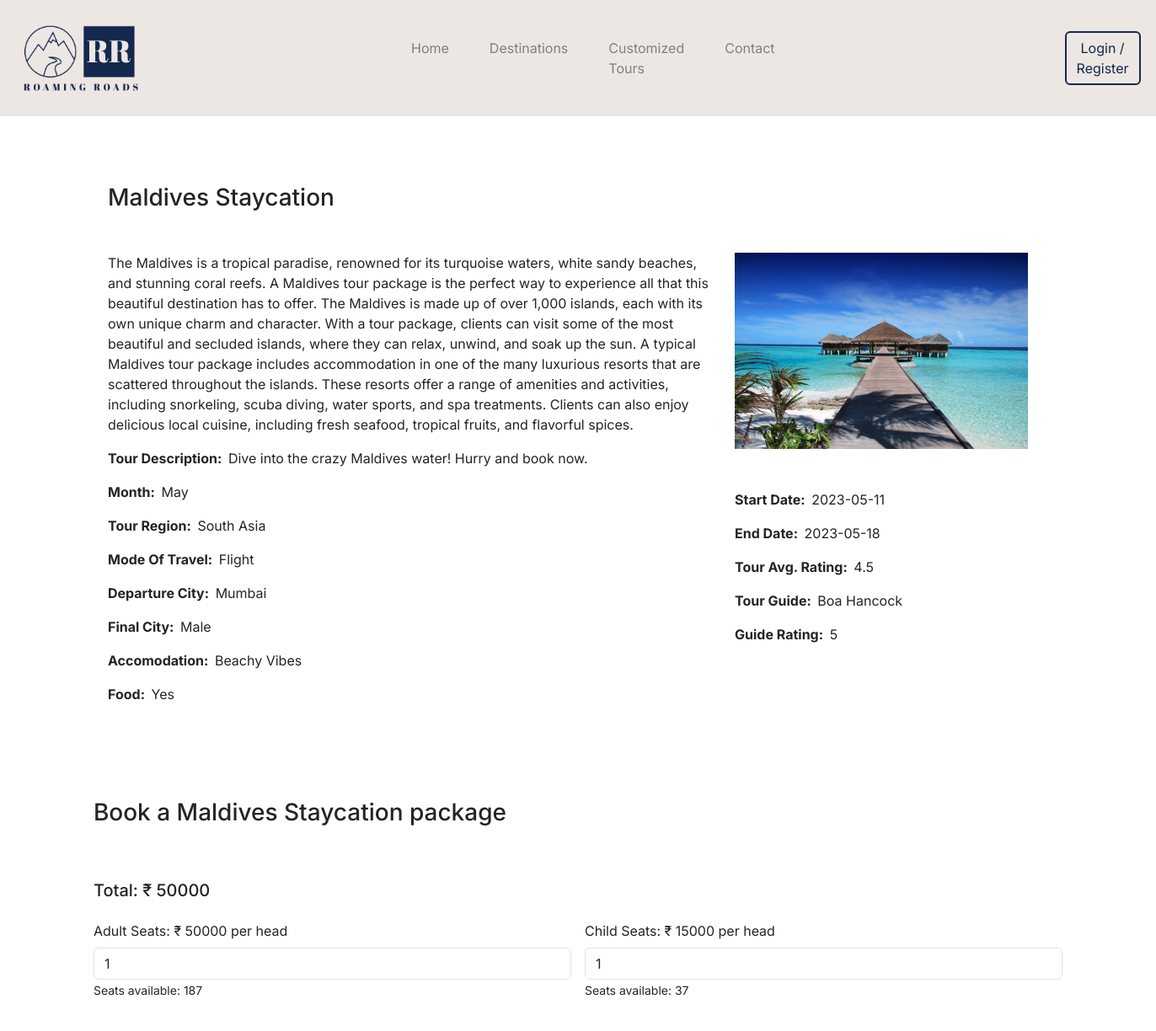
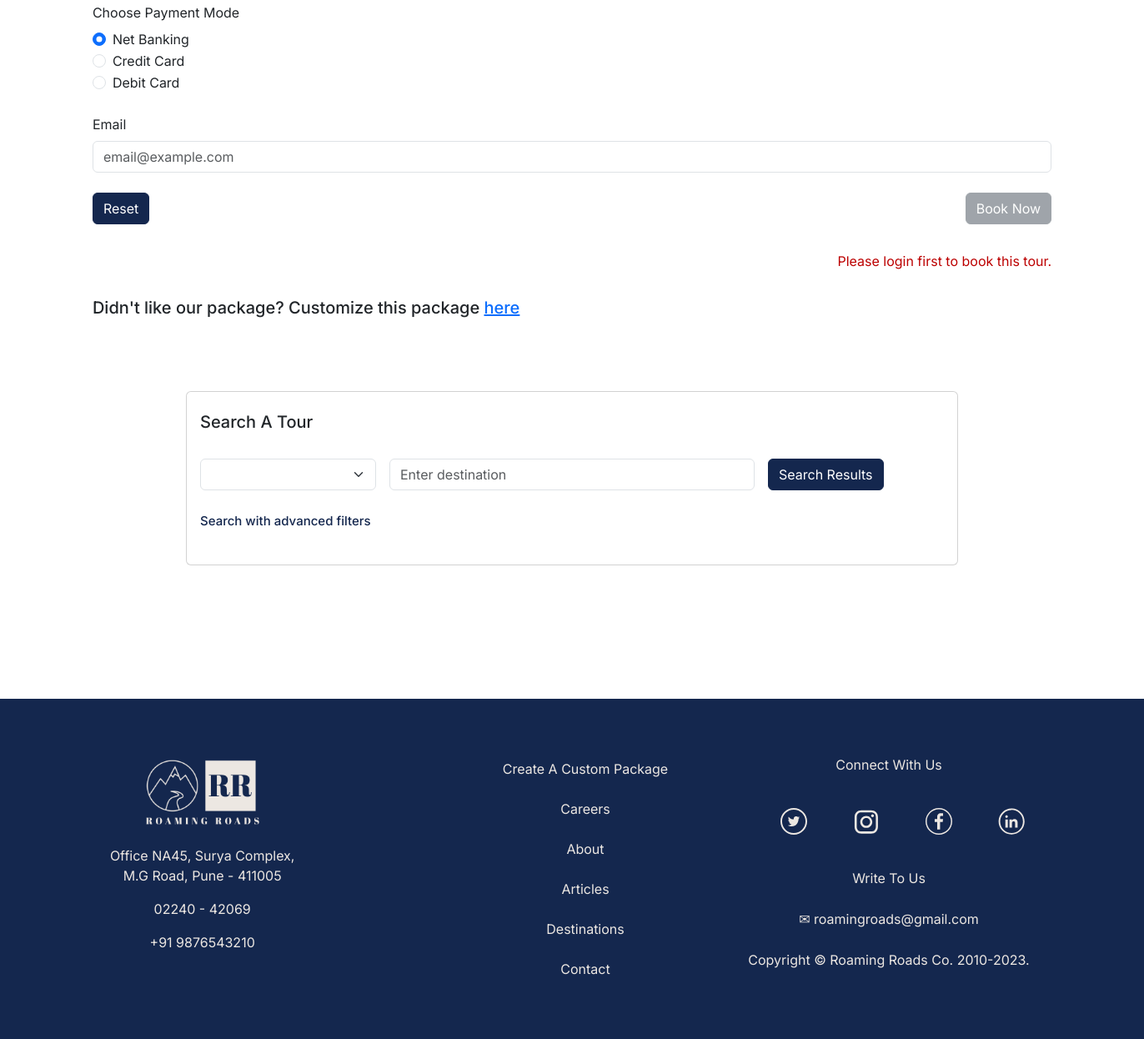
Page /PHP/bookTour.php?tour_title=Maldives+Staycation on the committed database (2 pictures, top to bottom).
### tables this page shows
CREATE TABLE IF NOT EXISTS `tours` (
  `tour_id` int NOT NULL AUTO_INCREMENT,
  `tour_title` varchar(30) NOT NULL,
  `tour_dest` varchar(20) NOT NULL,
  `tour_region` varchar(20) NOT NULL,
  `tour_price` int NOT NULL,
  `tour_desc` varchar(100) NOT NULL,
  `tour_long_desc` varchar(1000) NOT NULL,
  `tour_month` varchar(20) NOT NULL,
  `tour_start_date` date NOT NULL,
  `tour_end_date` date NOT NULL,
  `tour_avg_rating` float NOT NULL,
  `food_provided` varchar(3) NOT NULL,
  `tour_img` varchar(150) NOT NULL,
  PRIMARY KEY (`tour_id`)
);

CREATE TABLE IF NOT EXISTS `travel` (
  `travel_id` int NOT NULL AUTO_INCREMENT,
  `tour_id` int NOT NULL,
  `travel_type` varchar(20) NOT NULL,
  PRIMARY KEY (`travel_id`),
  KEY `INDEX` (`tour_id`)
);

CREATE TABLE IF NOT EXISTS `flight` (
  `flight_id` int NOT NULL AUTO_INCREMENT,
  `tour_id` int NOT NULL,
  `total_seats` int NOT NULL,
  `adult_seats` int NOT NULL,
  `available_adult_seats` int NOT NULL,
  `child_seats` int NOT NULL,
  `available_child_seats` int NOT NULL,
  `dept_city` varchar(20) NOT NULL,
  `final_city` varchar(20) NOT NULL,
  `final_city_opt` varchar(30) NOT NULL,
  PRIMARY KEY (`flight_id`),
  KEY `INDEX` (`tour_id`)
);

CREATE TABLE IF NOT EXISTS `accomodation` (
  `hotel_id` int NOT NULL AUTO_INCREMENT,
  `tour_id` int NOT NULL,
  `hotel_name` varchar(30) NOT NULL,
  PRIMARY KEY (`hotel_id`),
  KEY `tour_id` (`tour_id`),
  KEY `hotel_name` (`hotel_name`)
);

CREATE TABLE IF NOT EXISTS `tour_guide` (
  `guide_id` int NOT NULL AUTO_INCREMENT,
  `tour_id` int NOT NULL,
  `guide_fname` varchar(20) NOT NULL,
  `guide_lname` varchar(20) NOT NULL,
  `guide_rating` int NOT NULL,
  `guide_email` varchar(20) NOT NULL,
  `guide_ph_no` bigint NOT NULL,
  PRIMARY KEY (`guide_id`),
  KEY `INDEX` (`tour_id`)
);

### PHP/bookTour.php (the view, shortened to what this page needs)
<!DOCTYPE html>
<html lang="en">
<head>
    <?php
    include 'general.php';
    ?>
    <link rel="stylesheet" href="../CSS/bookTour.css" />
</head>
<body>
    <?php
    include 'header.php';
    $tourTitle = $_GET['tour_title'];
    require_once 'connection.php';
    $getTourDetails = "select * from tours where tour_title = '$tourTitle'";
    $res = $conn->query($getTourDetails);
    $tourDetails = mysqli_fetch_assoc($res);
    $adultCost = (int)$tourDetails['tour_price'];
    $childCost = 0.3 * $adultCost;
    $tourID = $tourDetails["tour_id"];
    $getTravelDetails = "select * from travel where tour_id='$tourID'";
    $res2 = $conn->query($getTravelDetails);
    $travelDetails = mysqli_fetch_assoc($res2);
    $travelMode = $travelDetails['travel_type'];
    $getModeDetails = "select * from $travelMode where tour_id = '$tourID'";
    $modeRes = $conn->query($getModeDetails);
    $modeDetails = mysqli_fetch_assoc($modeRes);
    $getGuideDetails = "select * from tour_guide where tour_id = '$tourID'";
    $guideRes = $conn->query($getGuideDetails);
    $guideDetails = mysqli_fetch_assoc($guideRes);
    $hotelDetails = "select * from accomodation where tour_id = '$tourID'";
    $hotelRes = $conn -> query($hotelDetails);
    $hotel = mysqli_fetch_assoc($hotelRes);
    $getPackage = "select * from package where tour_id = '$tourID'";
    $packageRes = $conn->query($getPackage);
    $package = mysqli_fetch_assoc($packageRes);
    ?>
    <div class="container details-container">
        <div class="row align-items-start">
            <div class="row">
                <h3 class="tour-title"><?php echo $tourTitle; ?></h3>
            </div>
            <div class="row">
                <div class="col-8">
                    <p><?php echo $tourDetails['tour_long_desc']; ?></p>
                    <p><b>Tour Description: &nbsp;</b><?php echo $tourDetails['tour_desc']; ?></p>
                    <p><b>Month: &nbsp;</b><?php echo $tourDetails['tour_month']; ?></p>
                    <p><b>Tour Region: &nbsp;</b><?php echo $tourDetails['tour_region']; ?></p>
                    <p><b>Mode Of Travel: &nbsp;</b><span class="travel-mode"><?php echo ucfirst($travelDetails['travel_type']); ?></span></p>
                    <p><b>Departure City: &nbsp;</b><?php echo $modeDetails['dept_city']; ?></p>
                    <p><b>Final City: &nbsp;</b><?php echo $modeDetails['final_city']; ?></p>
                    <p><b>Accomodation: &nbsp;</b><?php echo $hotel['hotel_name']; ?></p>
                    <p><b>Food: &nbsp;</b><?php echo $tourDetails['food_provided']; ?></p>
                </div>
                <div class="col">
                    <img src="../<?php echo $tourDetails['tour_img']; ?>" class="img-fluid" alt="<?php echo $tourTitle; ?>">
                    <div class="tour-desc mt-5">
                        <p><b>Start Date: &nbsp;</b><?php echo $tourDetails['tour_start_date']; ?></p>
                        <p><b>End Date: &nbsp;</b><?php echo $tourDetails['tour_end_date']; ?></p>
                        <p><b>Tour Avg. Rating: &nbsp;</b><?php echo $tourDetails['tour_avg_rating']; ?></p>
                        <p><b>Tour Guide: &nbsp;</b><?php echo $guideDetails['guide_fname'] . " " . $guideDetails['guide_lname']; ?></p>
                        <p><b>Guide Rating: &nbsp;</b><?php echo $guideDetails['guide_rating']; ?></p>
                    </div>
                </div>
            </div>
        </div>
    </div>
    <form method="POST" action="processBooking.php?tour_id=<?php echo $tourID ?>" id="book-form" class="row g-3">
        <h3>Book a <?php echo $tourTitle; ?> package</h3>
        <h5>Total: &#8377;<span class="total-cost"> <?php echo $adultCost ?></span></h5>
        <div class="col-md-6">
            <label for="adult-seats" class="form-label">Adult Seats: &#8377;<span class="adult-seat-cost"> <?php echo $adultCost ?></span> per head</label>
            <input type="number" class="form-control" id="adult-seats" name="adult-seats" placeholder="1" min="1" max="<?php echo $modeDetails['available_adult_seats'] ?>" value="1" onchange="updatePrice(totalAdultSeats, totalChildSeats)">
            <p><small>Seats available: <span class="adult-available-seats"><?php echo $modeDetails['available_adult_seats'] ?></span></small></p>
        </div>
        <div class="col-md-6">
        <?php if ($package['pack_type'] == "Couples Tour") {
            ?>
            <label for="child-seats" class="form-label">Child Seats not available for couples tour</label>
            <input type="number" class="form-control" disabled />
            <?php
            } else {
            ?>
            <label for="child-seats" class="form-label">Child Seats: &#8377; <span class="child-seat-cost"><?php echo $childCost ?></span> per head</label>
            <input type="number" class="form-control" id="child-seats" name="child-seats" placeholder="0" min="0" max="<?php echo $modeDetails['available_child_seats'] ?>" onchange="updatePrice(totalAdultSeats, totalChildSeats)" value="1">
            <p><small>Seats available: <span class="child-available-seats"><?php echo $modeDetails['available_child_seats'] ?></span></small></p>
            <?php
            }
            ?>
        </div>
        <div class="col-md-6 payment-container mt-4">
            <span>Choose Payment Mode</span>
            <div class="form-check mt-2">
                <input class="form-check-input" type="radio" name="payment-mode" id="net-banking" checked value="Net Banking">
                <label class="form-check-label" for="net-banking">Net Banking</label>
            </div>
            <div class="form-check">
                <input class="form-check-input" type="radio" name="payment-mode" id="credit-card" value="Credit Card">
                <label class="form-check-label" for="credit-card">
                    Credit Card
                </label>
            </div>
            <div class="form-check">
                <input class="form-check-input" type="radio" name="payment-mode" id="debit-card" value="Debit Card">
                <label class="form-check-label" for="debit-card">
                    Debit Card
                </label>
            </div>
        </div>
        <div class="col-md-12 mt-4">
            <label for="email" class="form-label">Email</label>
            <input type="email" name="email" class="form-control" id="email" placeholder="email@example.com" required>
        </div>
        <div class="btn-container mt-4">
            <button type="reset" class="btn btn-primary mb-3">Reset</button>
            <?php if (isset($_SESSION['user_id'])) {
            ?>
                <button type="submit" class="btn btn-primary mb-3 submit-btn">Book Now</button>
            <?php
            } else {
            ?>
                <button type="submit" class="btn btn-secondary mb-3 submit-btn" disabled>Book Now</button>
            <?php
            }
            ?>
        </div>
        <div class="col-md-12 warning-container">
            <?php if (!isset($_SESSION['user_id'])) {
            ?>
                <p class="warning-text">Please login first to book this tour.</p>
            <?php
            }
            ?>
        </div>
        <h5>Didn't like our package? Customize this package <a href="customTour.php?tour_title=<?php echo $tourTitle ?>">here</a></h5>
    </form>
    <?php
    include 'searchBox.php';
    include 'footer.php';
    ?>
</body>
</html>

### rows in the picture
tours: tour_long_desc "The Maldives is a tropical paradise, renowned for its turquoise waters, white sandy beaches, and stunning coral reefs. A Maldives tour package is the perfect way to experience all that this beautiful destination has to offer. The Maldives is made up of over 1,000 islands, each with its own unique charm and character. With a tour package, clients can visit some of the most beautiful and secluded islands, where they can relax, unwind, and soak up the sun. A typical Maldives tour package includes accommodation in one of the many luxurious resorts that are scattered throughout the islands. These resorts offer a range of amenities and activities, including snorkeling, scuba diving, water sports,…", tour_desc "Dive into the crazy Maldives water! Hurry and book now.", tour_month "May", tour_region "South Asia", food_provided "Yes", tour_img (picture), tour_start_date "2023-05-11", tour_end_date "2023-05-18", tour_avg_rating "4.5", tour_price "50000", tour_price "15000"
travel: travel_type "Flight"
flight: dept_city "Mumbai", final_city "Male", available_adult_seats "187", available_child_seats "37"
accomodation: hotel_name "Beachy Vibes"
tour_guide: guide_fname "Boa", guide_lname "Hancock", guide_rating "5"

### other values in the picture
$tourTitle "Maldives Staycation"
